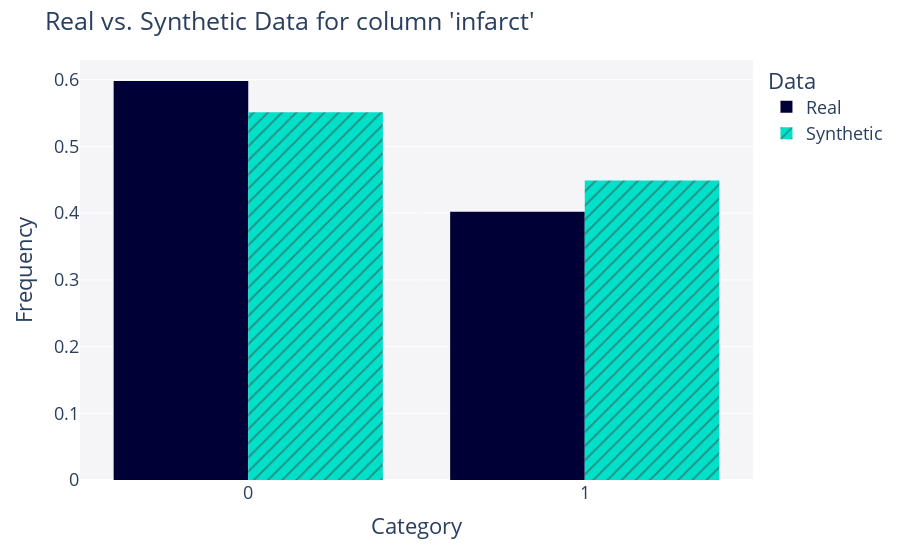

This figure's notebook cell:
### Code cell
get_column_plot(
    real_data=datos,
    synthetic_data=synth_data,
    column_name='infarct',
    plot_type='bar'
)

### Figure 1 — Plotly figure (JSON) as saved in the notebook; plotly's stock layout.template omitted (floating-point values rounded to 4 significant figures; data arrays with more than 128 entries replaced by an {"elided": "..."} marker saying what was removed)
{"data": [{"alignmentgroup": "True", "bingroup": "x", "histnorm": "probability density", "hovertemplate": "<b>Real</b><br>Frequency: %{y}<extra></extra>", "legendgroup": "Real", "marker": {"color": "#000036", "pattern": {"shape": ""}}, "name": "Real", "offsetgroup": "Real", "orientation": "v", "showlegend": true, "type": "histogram", "x": {"elided": "1000 int values"}, "xaxis": "x", "yaxis": "y"}, {"alignmentgroup": "True", "bingroup": "x", "histnorm": "probability density", "hovertemplate": "<b>Synthetic</b><br>Frequency: %{y}<extra></extra>", "legendgroup": "Synthetic", "marker": {"color": "#01E0C9", "pattern": {"shape": "/"}}, "name": "Synthetic", "offsetgroup": "Synthetic", "orientation": "v", "showlegend": true, "type": "histogram", "x": {"elided": "10000 int values"}, "xaxis": "x", "yaxis": "y"}], "layout": {"barmode": "group", "font": {"size": 18}, "legend": {"title": {"text": "Data"}, "tracegroupgap": 0}, "margin": {"t": 60}, "plot_bgcolor": "#F5F5F8", "title": {"text": "Real vs. Synthetic Data for column 'infarct'"}, "xaxis": {"anchor": "y", "domain": [0, 1], "title": {"text": "Category"}}, "yaxis": {"anchor": "x", "domain": [0, 1], "title": {"text": "Frequency"}}}}
